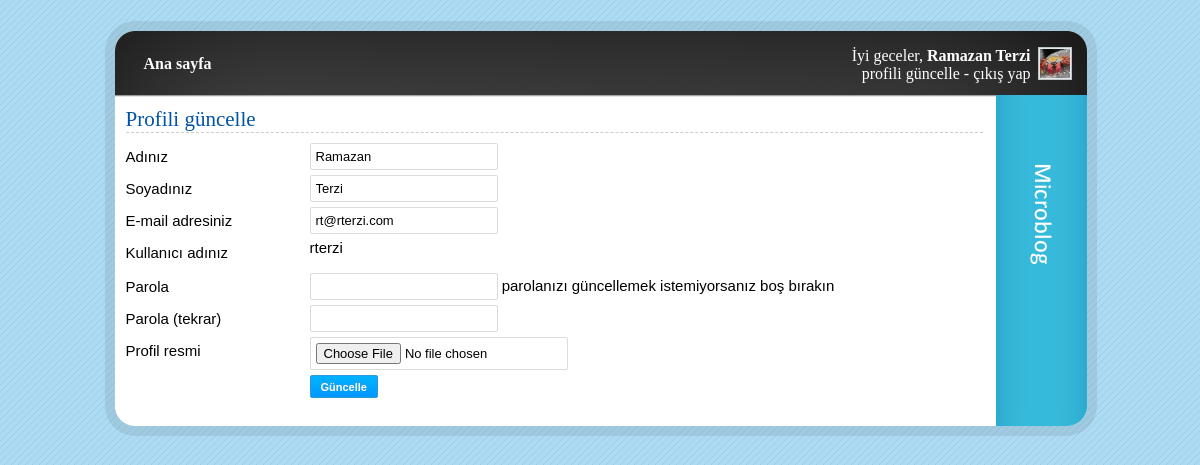
Screenshot of /profile.php (signed in) with the database file from the repository.
### tables this page shows
CREATE TABLE `users` (
  `id` int(11) NOT NULL auto_increment,
  `name` varchar(50) NOT NULL,
  `surname` varchar(50) NOT NULL,
  `email` varchar(128) NOT NULL,
  `username` varchar(50) NOT NULL,
  `password` varchar(40) NOT NULL,
  PRIMARY KEY  (`id`)
);

### profile.php (called while the page is built, shortened)
<?php
$query     = mysql_query("SELECT * FROM users WHERE id = '{$_SESSION['user_id']}'");
$user_info = mysql_fetch_assoc($query);
require 'views/layout/header.php';
require 'views/profile.php';
require 'views/layout/footer.php';

### views/profile.php (the view, shortened to what this page needs)
<h1>Profili güncelle</h1>
<form action="" method="post" enctype="multipart/form-data">
    <label for="name" class="label">Adınız</label>
    <input type="text" id="name" name="name" value="<?php echo $user_info['name'] ?>" />
    <br />
    <label for="surname" class="label">Soyadınız</label>
    <input type="text" id="surname" name="surname" value="<?php echo $user_info['surname'] ?>" />
    <br />
    <label for="email" class="label">E-mail adresiniz</label>
    <input type="text" id="email" name="email" value="<?php echo $user_info['email'] ?>" />
    <br />
    <label for="username" class="label">Kullanıcı adınız</label>
    <?php echo $user_info['username'] ?>
    <br />
    <br />
    <label for="password" class="label">Parola</label>
    <input type="password" id="password" name="password" /> parolanızı güncellemek istemiyorsanız boş bırakın
    <br />
    <label for="password_confirm" class="label">Parola (tekrar)</label>
    <input type="password" id="password_confirm" name="password_confirm" />
    <br />
    <label class="label">Profil resmi</label>
    <input type="file" name="profile_image" />
    <br />
    <label class="label">&nbsp;</label>
    <input type="submit" class="button" value="Güncelle" />
</form>

### public/css/style.css (style rules this page uses)
html { padding:0; margin:0; overflow-y: scroll; }
body { padding:0; margin:0; background: url('../images/bg.gif'); font-family: Arial, Helvetica, sans-serif; font-size: 15px; color: #000; cursor: default; }
h1 { color:#0053a4; font-family: Calibri; font-size:21px; font-weight:normal; margin:0 0 10px 0; width: 100%; border-bottom: 1px dashed #CCC; }

### public/css/forms.css (style rules this page uses)
.label { display: block; float: left; font-size: 15px; margin: 5px 4px 2px 0; font-weight:normal; width: 180px; }
input[type=text], input[type=password] { -moz-border-radius:2px; -webkit-border-radius:2px; border:1px solid #DBDBDB; font-size:13px; margin:0 0 5px; padding:5px; }
input[type=file] { -moz-border-radius:2px; -webkit-border-radius:2px; border:1px solid #DBDBDB; font-size:13px; margin:0 0 5px; padding:5px; }
.button, a.button, .button-radius { -moz-border-radius:2px; -webkit-border-radius:2px; background:#39d url('../images/bg-btn-blue.png') repeat-x scroll 0 0; border:1px solid #39D; color:#fff; text-shadow:0 -1px 0 #39d; padding:5px 10px 4px; font-size:11px; margin:0 2px 0 0; font-weight:bold; width: auto; }

### rows the page displays
users: name "Ramazan", surname "Terzi", email "rt@rterzi.com", username "rterzi"

### other values shown
$_SESSION['name'] "Ramazan"
$_SESSION['surname'] "Terzi"
